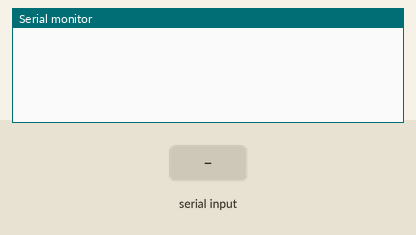
Bench run of a sketch on a simulated Arduino Uno, built with avr-gcc and run on an emulated ATmega328P. Shown: the last lines printed to the serial monitor. Inputs (shaded band) come from the test bench.

Above: at 1.2 s.
1.3 s: "90,45\n" received over Serial
At 1.9 s:
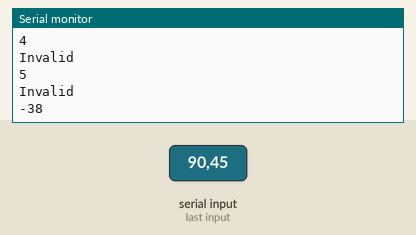
2.8 s: "30,150\n" received over Serial
At 3.7 s:
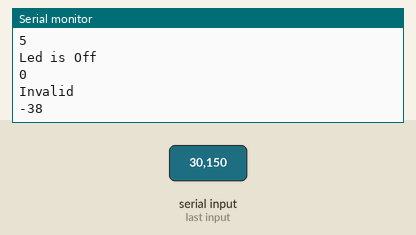
4.3 s: byte 1 (1) received over Serial
At 5.4 s:
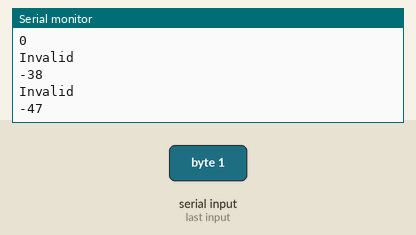
5.8 s: byte 0 (0) received over Serial
At 6.5 s:
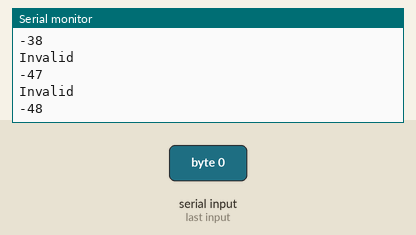
Timing chart, 0 to 8.3 s (numbered marks = the images above; inputs shaded):
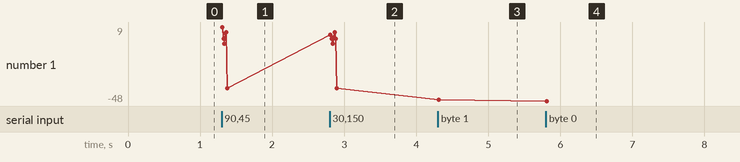

The sketch:

Tut5RXTX.ino
```cpp
int ledPin=13;

void setup()
{
  //Create Serial Object
  Serial.begin(9600);
}

void loop()
{
  //Wait for input
  while(Serial.available()==0);

  //Read the input
  int val=Serial.read()- '0';

  if(val==1)
  {
    Serial.println("Led is On");
    digitalWrite(ledPin, HIGH);
  }
  else if(val==0)
  {
    Serial.println("Led is Off");
    digitalWrite(ledPin,LOW);
  }
  else
  {
    Serial.println("Invalid");
  }
  Serial.flush();

  //Echo the input
  Serial.println(val);
}
```

Measured:
- after the input at 1.3 s, the serial monitor: prints a new line at once (image 1)
- after the input at 2.8 s, the serial monitor: prints a new line at once (image 2)
- after the input at 4.3 s, the serial monitor: prints a new line at once (image 3)
- after the input at 5.8 s, the serial monitor: prints a new line at once (image 4)
- plotted number 1: -38 → -47 after the input at 4.3 s, -47 → -48 after the input at 5.8 s
